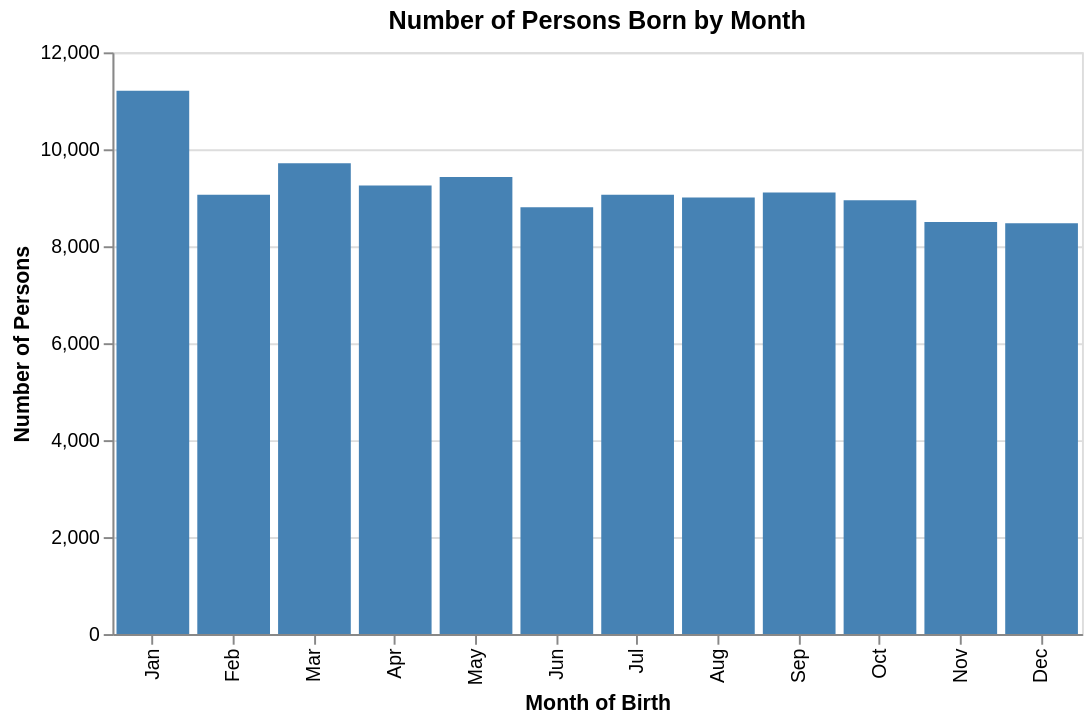

Notebook cell for this chart:
### Markdown cell above
---

###График 7 — Рождения по месяцам

### Code cell
df['month'] = df['birthdate'].dt.month
month_counts = df['month'].value_counts().sort_index().reset_index()
month_counts.columns = ['month', 'count']

import calendar
month_map = {i: calendar.month_abbr[i] for i in range(1, 13)}
month_counts['month_name'] = month_counts['month'].map(month_map)

alt.Chart(month_counts).mark_bar().encode(
    x=alt.X('month_name', sort=list(month_map.values()), title='Month of Birth'),
    y=alt.Y('count', title='Number of Persons'),
    color=alt.value('steelblue'), # Чтобы было похоже на coolwarm, можно использовать scale, но steelblue проще
    tooltip=['month_name', 'count']
).properties(title='Number of Persons Born by Month', width=500)

### Figure 1 — Vega-Lite specification as saved in the notebook (floating-point values rounded to 4 significant figures)
{"config": {"view": {"continuousWidth": 300, "continuousHeight": 300}}, "data": {"name": "data-ee4d166b830252feef7694a06d0d61c7"}, "mark": {"type": "bar"}, "encoding": {"color": {"value": "steelblue"}, "tooltip": [{"field": "month_name", "type": "nominal"}, {"field": "count", "type": "quantitative"}], "x": {"field": "month_name", "sort": ["Jan", "Feb", "Mar", "Apr", "May", "Jun", "Jul", "Aug", "Sep", "Oct", "Nov", "Dec"], "title": "Month of Birth", "type": "nominal"}, "y": {"field": "count", "title": "Number of Persons", "type": "quantitative"}}, "title": "Number of Persons Born by Month", "width": 500, "$schema": "https://vega.github.io/schema/vega-lite/v5.20.1.json", "datasets": {"data-ee4d166b830252feef7694a06d0d61c7": [{"month": 1.0, "count": 11208, "month_name": "Jan"}, {"month": 2.0, "count": 9065, "month_name": "Feb"}, {"month": 3.0, "count": 9712, "month_name": "Mar"}, {"month": 4.0, "count": 9252, "month_name": "Apr"}, {"month": 5.0, "count": 9430, "month_name": "May"}, {"month": 6.0, "count": 8807, "month_name": "Jun"}, {"month": 7.0, "count": 9065, "month_name": "Jul"}, {"month": 8.0, "count": 9007, "month_name": "Aug"}, {"month": 9.0, "count": 9107, "month_name": "Sep"}, {"month": 10.0, "count": 8947, "month_name": "Oct"}, {"month": 11.0, "count": 8500, "month_name": "Nov"}, {"month": 12.0, "count": 8473, "month_name": "Dec"}]}}
